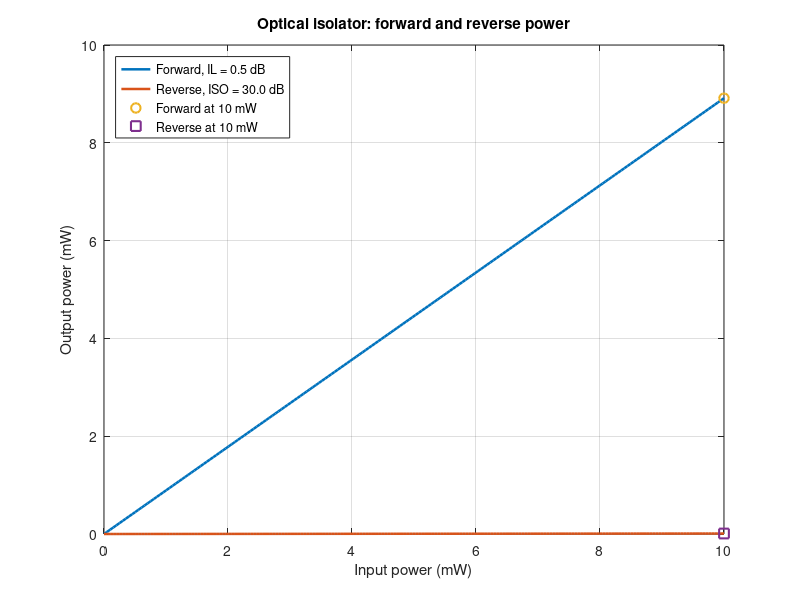
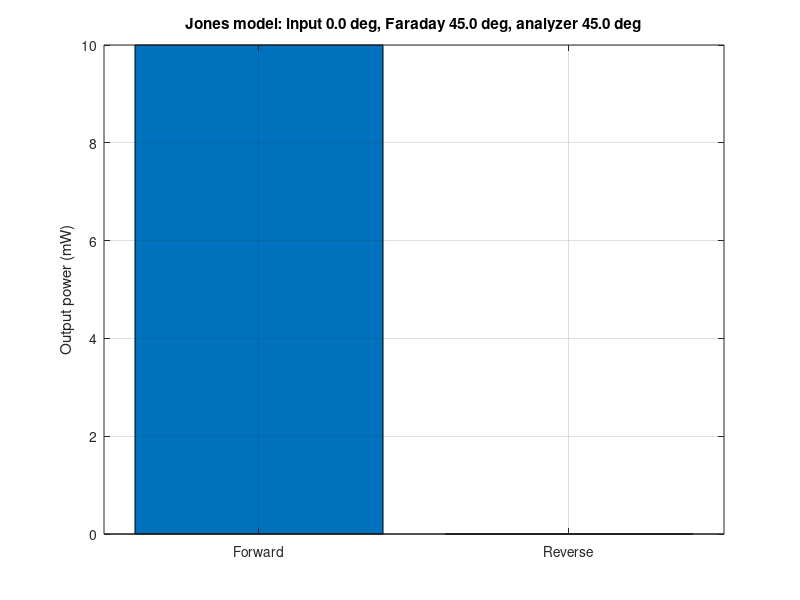
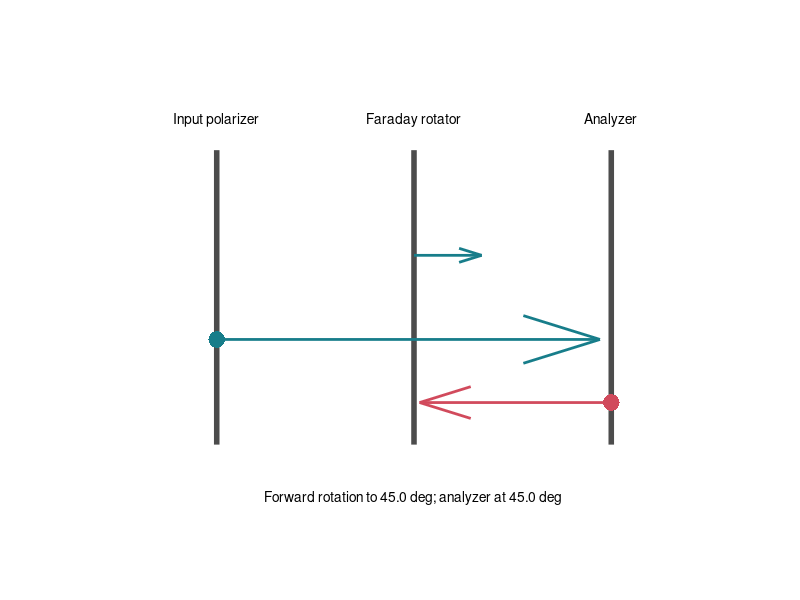

The MATLAB source for these figures, in order: (Note: this script raises an error after producing the figures.)
% Isolator power and Jones-matrix models.
% Run this script from MATLAB; plots are written to Results/Graphs.

isolatorScriptDir = fileparts(mfilename('fullpath'));
isolatorMatlabDir = fileparts(isolatorScriptDir);
isolatorProjectDir = fileparts(isolatorMatlabDir);
isolatorGraphDir = fullfile(isolatorProjectDir, 'Results', 'Graphs');
if ~exist(isolatorGraphDir, 'dir')
    mkdir(isolatorGraphDir);
end
if ~exist('isolatorInput_mW', 'var')
    isolatorInput_mW = 10;
end
if ~exist('isolatorIL_dB', 'var')
    isolatorIL_dB = 0.5;
end
if ~exist('isolatorISO_dB', 'var')
    isolatorISO_dB = 30;
end
if ~exist('isolatorInputAngle_deg', 'var')
    isolatorInputAngle_deg = 0;
end
if ~exist('isolatorRotation_deg', 'var')
    isolatorRotation_deg = 45;
end
if ~exist('isolatorAnalyzerAngle_deg', 'var')
    isolatorAnalyzerAngle_deg = 45;
end

% Scalar power model. ISO is reverse attenuation relative to input power.
isolatorForwardTransmission = 10^(-isolatorIL_dB / 10);
isolatorReverseTransmission = 10^(-isolatorISO_dB / 10);
isolatorForwardOutput_mW = isolatorInput_mW * isolatorForwardTransmission;
isolatorReverseOutput_mW = isolatorInput_mW * isolatorReverseTransmission;

fprintf('Isolator scalar power model\n');
fprintf('  Input power: %.4g mW\n', isolatorInput_mW);
fprintf('  Forward output (IL %.1f dB): %.6g mW\n', ...
    isolatorIL_dB, isolatorForwardOutput_mW);
fprintf('  Reverse output (ISO %.1f dB): %.6g mW\n', ...
    isolatorISO_dB, isolatorReverseOutput_mW);

% Jones model: ideal-axis polarizers and a +45 degree non-reciprocal
% Faraday rotation with the same signed rotation in either travel direction.
isolatorRotation_rad = isolatorRotation_deg * pi / 180;
isolatorRotation = [cos(isolatorRotation_rad), -sin(isolatorRotation_rad); ...
                    sin(isolatorRotation_rad),  cos(isolatorRotation_rad)];
isolatorInputAngle_rad = isolatorInputAngle_deg * pi / 180;
isolatorAnalyzerAngle_rad = isolatorAnalyzerAngle_deg * pi / 180;
isolatorInputAxis = [cos(isolatorInputAngle_rad); sin(isolatorInputAngle_rad)];
isolatorAnalyzerAxis = [cos(isolatorAnalyzerAngle_rad); sin(isolatorAnalyzerAngle_rad)];
isolatorInputPolarizer = isolatorInputAxis * isolatorInputAxis.';
isolatorAnalyzerPolarizer = isolatorAnalyzerAxis * isolatorAnalyzerAxis.';

isolatorLaunchField = isolatorInputAxis;
isolatorForwardField = isolatorAnalyzerPolarizer * ...
    isolatorRotation * isolatorInputPolarizer * isolatorLaunchField;
% In reverse, light enters aligned to the analyzer pass axis. The Faraday
% rotation keeps the same sign, so the input polarizer rejects it.
isolatorReverseLaunchField = isolatorAnalyzerAxis;
isolatorReverseField = isolatorInputPolarizer * ...
    isolatorRotation * isolatorAnalyzerPolarizer * isolatorReverseLaunchField;
isolatorJonesForward_mW = isolatorInput_mW * sum(abs(isolatorForwardField).^2);
isolatorJonesReverse_mW = isolatorInput_mW * sum(abs(isolatorReverseField).^2);
isolatorJonesForward_dB = 10 * log10(isolatorJonesForward_mW / isolatorInput_mW);
isolatorJonesReverse_dB = 10 * log10(isolatorJonesReverse_mW / isolatorInput_mW);

fprintf('Isolator ideal Jones model (input %.2f deg, Faraday %.2f deg, analyzer %.2f deg)\n', ...
    isolatorInputAngle_deg, isolatorRotation_deg, isolatorAnalyzerAngle_deg);
fprintf('  Forward output: %.6g mW (%.3f dB relative to input)\n', ...
    isolatorJonesForward_mW, isolatorJonesForward_dB);
fprintf('  Reverse output: %.6g mW (%.3f dB relative to input)\n', ...
    isolatorJonesReverse_mW, isolatorJonesReverse_dB);

isolatorInputPlot_mW = linspace(0, isolatorInput_mW, 200);
figure('Name', 'Isolator power model');
plot(isolatorInputPlot_mW, isolatorInputPlot_mW * isolatorForwardTransmission, ...
    'LineWidth', 1.8);
hold on;
plot(isolatorInputPlot_mW, isolatorInputPlot_mW * isolatorReverseTransmission, ...
    'LineWidth', 1.8);
plot(isolatorInput_mW, isolatorForwardOutput_mW, 'o', 'MarkerSize', 7, ...
    'LineWidth', 1.5);
plot(isolatorInput_mW, isolatorReverseOutput_mW, 's', 'MarkerSize', 7, ...
    'LineWidth', 1.5);
grid on;
xlabel('Input power (mW)');
ylabel('Output power (mW)');
title('Optical isolator: forward and reverse power');
legend(sprintf('Forward, IL = %.1f dB', isolatorIL_dB), ...
    sprintf('Reverse, ISO = %.1f dB', isolatorISO_dB), ...
    sprintf('Forward at %.4g mW', isolatorInput_mW), ...
    sprintf('Reverse at %.4g mW', isolatorInput_mW), 'Location', 'northwest');
saveas(gcf, fullfile(isolatorGraphDir, 'isolator_power.png'));

isolatorJonesBars_mW = [isolatorJonesForward_mW, isolatorJonesReverse_mW];
figure('Name', 'Isolator Jones model');
bar(1:2, isolatorJonesBars_mW);
set(gca, 'XTick', 1:2, 'XTickLabel', {'Forward', 'Reverse'});
grid on;
ylabel('Output power (mW)');
title(sprintf('Jones model: input %.1f deg, Faraday %.1f deg, analyzer %.1f deg', ...
    isolatorInputAngle_deg, isolatorRotation_deg, isolatorAnalyzerAngle_deg));
saveas(gcf, fullfile(isolatorGraphDir, 'isolator_jones.png'));

isolatorAnimationDir = fullfile(isolatorProjectDir, 'Results', 'Animations');
if ~exist(isolatorAnimationDir, 'dir')
    mkdir(isolatorAnimationDir);
end
isolatorGifPath = fullfile(isolatorAnimationDir, 'isolator_propagation_matlab.gif');
isolatorFigure = figure('Name', 'Isolator propagation animation');
for isolatorFrame = 1:60
    clf(isolatorFigure);
    hold on;
    for isolatorX = [0.15, 0.50, 0.85]
        plot([isolatorX, isolatorX], [-0.28, 0.28], ...
            'Color', [0.3, 0.3, 0.3], 'LineWidth', 4);
    end
    text(0.15, 0.34, 'Input polarizer', 'HorizontalAlignment', 'center');
    text(0.50, 0.34, 'Faraday rotator', 'HorizontalAlignment', 'center');
    text(0.85, 0.34, 'Analyzer', 'HorizontalAlignment', 'center');
    quiver(0.15, -0.08, 0.68, 0, 0, 'Color', [0.09, 0.49, 0.54], ...
        'LineWidth', 2, 'MaxHeadSize', 0.12);
    quiver(0.85, -0.20, -0.34, 0, 0, 'Color', [0.82, 0.29, 0.36], ...
        'LineWidth', 2, 'MaxHeadSize', 0.16);
    isolatorProgress = (isolatorFrame - 1) / 59;
    isolatorForwardX = 0.15 + 0.70 * isolatorProgress;
    isolatorReverseX = max(0.50, 0.85 - 0.70 * isolatorProgress);
    plot(isolatorForwardX, -0.08, 'o', 'MarkerFaceColor', ...
        [0.09, 0.49, 0.54], 'MarkerEdgeColor', 'none', 'MarkerSize', 12);
    plot(isolatorReverseX, -0.20, 'o', 'MarkerFaceColor', ...
        [0.82, 0.29, 0.36], 'MarkerEdgeColor', 'none', 'MarkerSize', 12);
    isolatorRotationProgress = min(1, max(0, (isolatorForwardX - 0.15) / 0.35));
    isolatorPolarizationAngle = (isolatorInputAngle_deg + ...
        isolatorRotationProgress * isolatorRotation_deg) * pi / 180;
    quiver(0.5, 0.08, 0.12 * cos(isolatorPolarizationAngle), ...
        0.12 * sin(isolatorPolarizationAngle), 0, ...
        'Color', [0.09, 0.49, 0.54], 'LineWidth', 2);
    text(0.5, -0.38, ...
        sprintf('Forward rotation to %.1f deg; analyzer at %.1f deg', ...
        isolatorInputAngle_deg + isolatorRotation_deg, isolatorAnalyzerAngle_deg), ...
        'HorizontalAlignment', 'center');
    axis([-0.05, 1.05, -0.45, 0.48]);
    axis off;
    drawnow;
    isolatorFrameData = getframe(isolatorFigure);
    [isolatorIndexed, isolatorMap] = rgb2ind(isolatorFrameData.cdata, 256);
    if isolatorFrame == 1
        imwrite(isolatorIndexed, isolatorMap, isolatorGifPath, 'gif', ...
            'LoopCount', inf, 'DelayTime', 0.05);
    else
        imwrite(isolatorIndexed, isolatorMap, isolatorGifPath, 'gif', ...
            'WriteMode', 'append', 'DelayTime', 0.05);
    end
end
close(isolatorFigure);

isolatorDataDir = fullfile(isolatorProjectDir, 'Results', 'Data');
if ~exist(isolatorDataDir, 'dir')
    mkdir(isolatorDataDir);
end
isolatorMetrics = {'input_power_mW'; 'forward_power_mW'; 'reverse_power_mW'; ...
    'insertion_loss_dB'; 'isolation_dB'; 'jones_forward_fraction'; ...
    'jones_reverse_fraction'; 'input_polarizer_angle_deg'; ...
    'faraday_rotation_deg'; 'analyzer_angle_deg'};
isolatorValues = [isolatorInput_mW; isolatorForwardOutput_mW; ...
    isolatorReverseOutput_mW; isolatorIL_dB; isolatorISO_dB; ...
    isolatorJonesForward_mW / isolatorInput_mW; ...
    isolatorJonesReverse_mW / isolatorInput_mW; isolatorInputAngle_deg; ...
    isolatorRotation_deg; isolatorAnalyzerAngle_deg];
writetable(table(isolatorMetrics, isolatorValues, ...
    'VariableNames', {'metric', 'value'}), ...
    fullfile(isolatorDataDir, 'isolator_results_matlab.csv'));
